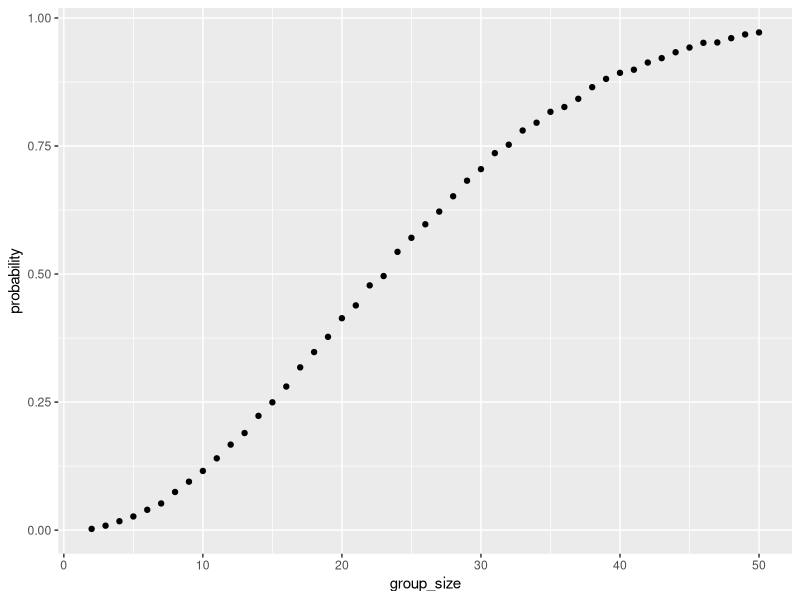

This chart was generated by the following R code: (Note: this script raises an error after producing the figure.)
## ---- chunk 1
library(tidyverse)
set.seed(1)
## ---- chunk 2
birthday_prob = function(x) {
  
  y = sample(1:365, size = x, replace = TRUE)
  
  duplicate = any(duplicated(y))
  
  return(duplicate)
  
}

#Function check
birthday_prob(10)
birthday_prob(200)

# Plot function
birthday = tibble(
  group_size = 2:50
) |> 
  mutate(
    probability = 
      map(group_size, ~mean(replicate(10000, birthday_prob(.x))) 
  ) |> unlist()
)

birthday |> 
  ggplot(aes(x = group_size, y = probability)) + 
  geom_point()
## ---- chunk 3
subject_files = tibble(
  name = list.files(path = "data", full.names = TRUE)
) |>
  mutate(
    data = map(name, read_csv),
    arm = case_when(
      str_detect(name, "con_") ~ "Control",
      str_detect(name, "exp_") ~ "Experimental"
    ),
    subject_id = basename(name) |>
      str_replace("con_", "") |>
      str_replace("exp_", "") |>
      str_replace(".csv", "")
  )|>
  unnest(cols = data) |>
  pivot_longer(
    cols = starts_with("week"),
    names_to = "week",
    values_to = "observation"
  ) |>
  mutate(
  week = as.numeric(str_replace(week, "week_", "")),
  subject_id = paste(arm, subject_id, sep = "_")
  ) |>
  select(subject_id, arm, week, observation)

subject_files |> 
  ggplot(aes(x = week, y = observation, group = subject_id, color = arm)) + 
  geom_line() + 
  labs(x = "week", y = "Observations")
## ---- chunk 4
sim_data = function(x){
  
  tibble(
  x_vec = rnorm(30,x, 5)
) |> 
  pull(x_vec) |> 
  t.test() |> 
  broom::tidy()
  
}

# mean = 0, simulated 5000 times
sim_0 = tibble(
  sim = 1:5000
) |>
  mutate(
    results = purrr::map(sim, ~ sim_data(0))
  )|> 
  unnest(cols = results) |> 
  select(estimate,p.value) |> 
  mutate(
    reject_null = case_when(
      p.value < 0.05 ~ 1,
      TRUE ~ 0
    ),
    power = mean(reject_null)
  )

# Function for mean = 1-6
sim_repeated = function(x) {

  tibble(
    sim = 1:5000
  ) |>
    mutate(
      results = purrr::map(sim, ~ sim_data(x))
    ) |>
    unnest(cols = results) |>
    select(estimate, p.value) |>
    mutate(
      mu = x,
      reject_null = case_when(
        p.value < 0.05 ~ 1,
        TRUE ~ 0
      ),
      power = mean(reject_null)
    )

}

sim_1_6 = map(1:6, sim_repeated)

sim_all = bind_rows(sim_0, sim_1_6) |> 
  ggplot(aes(x = mu, y = power)) + 
  geom_point()+
  geom_line()
sim_all

sim_plot2 = bind_rows(sim_0, sim_1_6) |>
  group_by(mu) |>
  summarise(
    mean_estimate = mean(estimate),
    mean_rejected = mean(estimate[reject_null == 1])
  ) |>
  ggplot(aes(x = mu)) +
  geom_point(aes(y = mean_estimate, color = "All Simulations")) +
  geom_line(aes(y = mean_estimate, color = "All Simulations")) +
  geom_point(aes(y = mean_rejected, color = "Rejected Tests")) +
  geom_line(aes(y = mean_rejected, color = "Rejected Tests"))

sim_plot2
